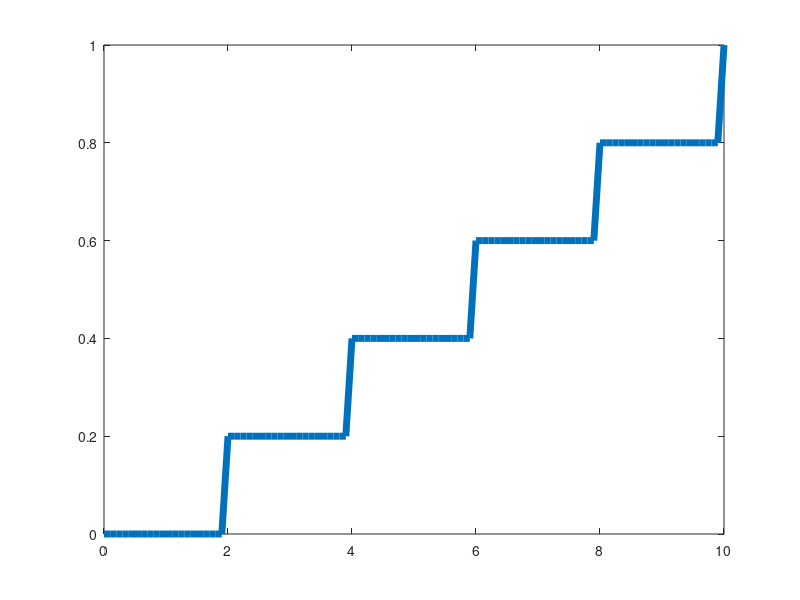

This chart was generated by the following MATLAB code: (Note: this script raises an error after producing the figure.)
clc
clear
close all

printfigure = 0;

Length = 10;  % Stablaenge
Time = 0.5;   % Zetiraum

step_length = 0.1;
step_time = 0.01;

x = 0 : step_length : Length;
t = 0 : step_time : Time;

N_length = length(x);
N_time = length(t);

k = 0.1;

f = zeros(N_time, N_length);
f(1,:) = floor(x / 2) / 5;

A = step_length ^ 2 / (step_length ^ 2 + 2 * k * step_time);
B = (k * step_time) / (step_length ^ 2 + 2 * k * step_time);

H = speye(N_length * N_time);

for n = 2 : N_length - 1
    for m = 2 : N_time
        H(n+N_length*(m-1),n+N_length*(m-1)) = -1;
        H(n+N_length*(m-1),n+N_length*(m-2)) = A;
        H(n+N_length*(m-1),n+N_length*(m-1)-1) = B;
        H(n+N_length*(m-1),n+N_length*(m-1)+1) = B;
    end
end

length_edge = [1, N_length];
for n = 1 : 2
    for m = 2 : N_time
        H(length_edge(n)+N_length*(m-1),length_edge(n)+N_length*(m-1)) = -1;
        H(length_edge(n)+N_length*(m-1),length_edge(n)+N_length*(m-1)-sign(length_edge(n)-N_length/2)) = 1;
    end
end

b = zeros(N_length*N_time,1);
for n = 1 : N_length
    H(n,n) = 1;
    b(n) = f(1,n);
end

T = H\b;
for n = 1 : N_length
    for m = 2 : N_time
        f(m,n) = T(n+N_length*(m-1));
    end
end

figure
for n = 1 : 1 : N_time
    plot(x, f(n,:),'LineWidth',5)
    ylim([0 1])
    xlim([0 10])
    setplt('Temperature Distribution','$x$','$f$','Temperature Distribution',0)
    set(gcf,'outerposition',get(0,'screensize'));
    txt = ['$t = ',num2str((n-1)*step_time),'$'];
    T = text(1,0.8,txt,'FontSize',30);
    set(T,'Interpreter','latex')
    drawnow
    frame=getframe(gcf);
    imind=frame2im(frame);
    [imind,cm] = rgb2ind(imind,256);
    if printfigure == 1
        if n==1
             imwrite(imind,cm,'TV_homo_fdm_2.gif','gif', 'Loopcount',inf,'DelayTime',1e-6);
        else
             imwrite(imind,cm,'TV_homo_fdm_2.gif','gif','WriteMode','append','DelayTime',1e-6);
        end
    end
end

figure
[X, Y] = meshgrid(x, t);
mesh(X,Y,f)
setmesh('Tempreature Distribution','$x$','$t$','$f$','TV_homo_fdm_Ttx_2',printfigure)
    

f_fdm_homo_2 = f;
x_fdm_homo_2 = x;
save('f_fdm_homo_2.mat','x_fdm_homo_2','f_fdm_homo_2')
